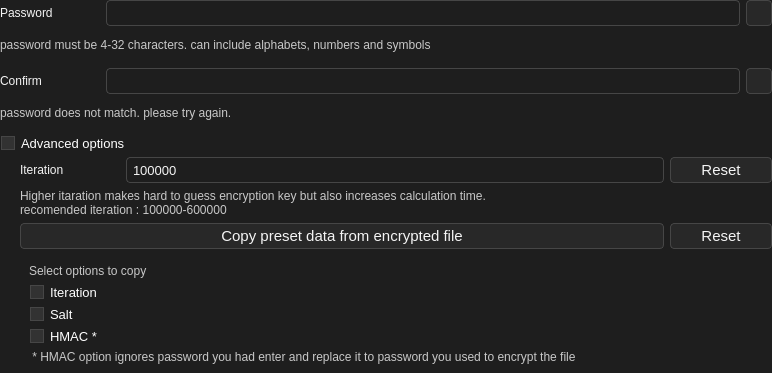
<?xml version="1.0" encoding="UTF-8"?>
<ui version="4.0">
 <class>PasswordWidget</class>
 <widget class="QWidget" name="PasswordWidget">
  <property name="geometry">
   <rect>
    <x>0</x>
    <y>0</y>
    <width>772</width>
    <height>373</height>
   </rect>
  </property>
  <property name="sizePolicy">
   <sizepolicy hsizetype="Preferred" vsizetype="Preferred">
    <horstretch>0</horstretch>
    <verstretch>0</verstretch>
   </sizepolicy>
  </property>
  <property name="windowTitle">
   <string>Form</string>
  </property>
  <property name="styleSheet">
   <string notr="true">QWidget{
	background: rgb(30, 30, 30);
	color: rgb(244, 244, 244);
	font: 12pt &quot;Arial&quot;;
}
QWidget:disabled{
	color: rgb(100, 100, 100);
}

/* LABEL */
QLabel{
	max-width: 100px;
	min-width: 100px;
	min-height: 24px;
	max-height: 24px;
}
#passwordInfoLabel, #confirmInfoLabel, #optionInfoLabel, #iterationInfoLabel, #hmacInfoLabel{
	color: rgb(200, 200, 200);
	max-width: 2000px;
	min-height: 0px;
	max-height: 100px;
	font: 9pt;
}


QLineEdit{
	font: 10pt;
	padding-left: 4px;
	border: 1px solid rgb(70, 70, 70);
	border-radius: 4px;
	min-height: 24px;
	max-height: 24px;
}

QCheckBox{
	padding-left: 1px;
	background: transparent;
	font: 10pt;
	color: rgb(255, 255, 255);
}QCheckBox::indicator{
	background: rgb(50, 50, 50);
	border: 1px solid rgb(70, 70, 70);
}QCheckBox::indicator::checked{
	background: rgb(55, 255, 55);
}


/* button */
QPushButton{
	font: 11pt;
	min-height: 24px;
	background: rgb(40, 40, 40);
	border: 1px solid rgb(70, 70, 70);
	border-radius: 4px;
}QPushButton:hover{
	background: rgb(60, 60, 60);
}
QPushButton::pressed{
	background: rgb(40, 40, 40);
}
#CreateButton{
	min-width: 200px;
	max-width: 200px;
}

#AditionalEncryptionInfoButton{
	color: rgb(0, 0, 255);
	font: 11pt;
	text-decoration: underline;
	border: 0px;
	max-width: 85px;
	background: transparent;
}#AditionalEncryptionInfoButton:hover{
	background: transparent;
}#AditionalEncryptionInfoButton::pressed{
	background: transparent;
	color: rgb(0, 0, 100);
}
#BackButton{
	max-height: 20px;
	min-height: 20px;
	font: 11pt;
}



#passwordVisibilityButton, #confirmVisibilityButton{
	max-height: 24px;
	min-height: 24px;
	max-width: 24px;
	min-width: 24px;
}



#line, #line_2{
	background: rgb(70, 70, 70);
	border: 0px;
	max-height:1px;
	min-height:1px;
	max-width: 2000px;
	min-width: 0px;
}
</string>
  </property>
  <layout class="QVBoxLayout" name="verticalLayout_3">
   <property name="leftMargin">
    <number>0</number>
   </property>
   <property name="topMargin">
    <number>0</number>
   </property>
   <property name="rightMargin">
    <number>0</number>
   </property>
   <property name="bottomMargin">
    <number>0</number>
   </property>
   <item>
    <layout class="QGridLayout" name="gridLayout">
     <property name="horizontalSpacing">
      <number>6</number>
     </property>
     <property name="verticalSpacing">
      <number>2</number>
     </property>
     <item row="0" column="1">
      <widget class="QLineEdit" name="passwordLineEdit">
       <property name="text">
        <string/>
       </property>
       <property name="maxLength">
        <number>32</number>
       </property>
       <property name="echoMode">
        <enum>QLineEdit::EchoMode::Password</enum>
       </property>
       <property name="clearButtonEnabled">
        <bool>false</bool>
       </property>
      </widget>
     </item>
     <item row="0" column="0">
      <widget class="QLabel" name="passwordLabel">
       <property name="text">
        <string>Password</string>
       </property>
      </widget>
     </item>
     <item row="0" column="2">
      <widget class="QPushButton" name="passwordVisibilityButton">
       <property name="text">
        <string/>
       </property>
       <property name="icon">
        <iconset resource="../../asset/resource.qrc">
         <normaloff>:/icons/visibility_off.png</normaloff>
         <normalon>:/icons/visibility_on.png</normalon>:/icons/visibility_off.png</iconset>
       </property>
       <property name="checkable">
        <bool>true</bool>
       </property>
      </widget>
     </item>
     <item row="1" column="0" colspan="3">
      <widget class="QLabel" name="passwordInfoLabel">
       <property name="text">
        <string>password must be 4-32 characters. can include alphabets, numbers and symbols</string>
       </property>
       <property name="wordWrap">
        <bool>true</bool>
       </property>
      </widget>
     </item>
    </layout>
   </item>
   <item>
    <layout class="QGridLayout" name="gridLayout_4">
     <property name="horizontalSpacing">
      <number>6</number>
     </property>
     <property name="verticalSpacing">
      <number>2</number>
     </property>
     <item row="0" column="1">
      <widget class="QLineEdit" name="confirmLineEdit">
       <property name="maxLength">
        <number>32</number>
       </property>
       <property name="echoMode">
        <enum>QLineEdit::EchoMode::Password</enum>
       </property>
      </widget>
     </item>
     <item row="0" column="0">
      <widget class="QLabel" name="confirmLabel">
       <property name="text">
        <string>Confirm</string>
       </property>
      </widget>
     </item>
     <item row="1" column="0" colspan="3">
      <widget class="QLabel" name="confirmInfoLabel">
       <property name="text">
        <string>password does not match. please try again.</string>
       </property>
      </widget>
     </item>
     <item row="0" column="2">
      <widget class="QPushButton" name="confirmVisibilityButton">
       <property name="text">
        <string/>
       </property>
       <property name="icon">
        <iconset resource="../../asset/resource.qrc">
         <normaloff>:/icons/visibility_off.png</normaloff>
         <normalon>:/icons/visibility_on.png</normalon>:/icons/visibility_off.png</iconset>
       </property>
       <property name="checkable">
        <bool>true</bool>
       </property>
       <property name="flat">
        <bool>false</bool>
       </property>
      </widget>
     </item>
    </layout>
   </item>
   <item>
    <widget class="QCheckBox" name="advancedOptionsCheckbox">
     <property name="text">
      <string>Advanced options</string>
     </property>
    </widget>
   </item>
   <item>
    <widget class="QWidget" name="advancedOptionsLayoutWidget" native="true">
     <layout class="QVBoxLayout" name="verticalLayout_2">
      <property name="leftMargin">
       <number>20</number>
      </property>
      <property name="topMargin">
       <number>0</number>
      </property>
      <property name="rightMargin">
       <number>0</number>
      </property>
      <property name="bottomMargin">
       <number>0</number>
      </property>
      <item>
       <layout class="QHBoxLayout" name="horizontalLayout">
        <property name="spacing">
         <number>6</number>
        </property>
        <item>
         <widget class="QLabel" name="iterationLabel">
          <property name="text">
           <string>Iteration</string>
          </property>
         </widget>
        </item>
        <item>
         <widget class="QLineEdit" name="iterationLineEdit">
          <property name="text">
           <string>100000</string>
          </property>
         </widget>
        </item>
        <item>
         <widget class="QPushButton" name="iterationResetButton">
          <property name="styleSheet">
           <string notr="true">max-width: 100px;
min-width: 100px;</string>
          </property>
          <property name="text">
           <string>Reset</string>
          </property>
         </widget>
        </item>
       </layout>
      </item>
      <item>
       <widget class="QLabel" name="iterationInfoLabel">
        <property name="text">
         <string>Higher itaration makes hard to guess encryption key but also increases calculation time.
recomended iteration : 100000-600000</string>
        </property>
        <property name="wordWrap">
         <bool>true</bool>
        </property>
       </widget>
      </item>
      <item>
       <layout class="QHBoxLayout" name="horizontalLayout_3" stretch="1,0">
        <item>
         <widget class="QPushButton" name="preset_copyButton">
          <property name="sizePolicy">
           <sizepolicy hsizetype="Expanding" vsizetype="Fixed">
            <horstretch>1</horstretch>
            <verstretch>0</verstretch>
           </sizepolicy>
          </property>
          <property name="styleSheet">
           <string notr="true">padding: 0px 10px;
min-width: 0px;
max-width: 1000px;</string>
          </property>
          <property name="text">
           <string>Copy preset data from encrypted file</string>
          </property>
         </widget>
        </item>
        <item>
         <widget class="QPushButton" name="preset_resetButton">
          <property name="maximumSize">
           <size>
            <width>102</width>
            <height>16777215</height>
           </size>
          </property>
          <property name="styleSheet">
           <string notr="true">max-width: 100px;
min-width: 100px;</string>
          </property>
          <property name="text">
           <string>Reset</string>
          </property>
         </widget>
        </item>
       </layout>
      </item>
      <item>
       <widget class="QWidget" name="presetOptionsLayoutWidget" native="true">
        <property name="sizePolicy">
         <sizepolicy hsizetype="Expanding" vsizetype="Preferred">
          <horstretch>0</horstretch>
          <verstretch>0</verstretch>
         </sizepolicy>
        </property>
        <layout class="QVBoxLayout" name="verticalLayout">
         <item>
          <widget class="QLabel" name="optionInfoLabel">
           <property name="text">
            <string>Select options to copy</string>
           </property>
          </widget>
         </item>
         <item>
          <widget class="QCheckBox" name="preset_iterationCheckbox">
           <property name="text">
            <string>Iteration</string>
           </property>
          </widget>
         </item>
         <item>
          <widget class="QCheckBox" name="preset_saltCheckbox">
           <property name="text">
            <string>Salt</string>
           </property>
          </widget>
         </item>
         <item>
          <widget class="QCheckBox" name="preset_hmacCheckbox">
           <property name="text">
            <string>HMAC *</string>
           </property>
          </widget>
         </item>
         <item>
          <widget class="QLabel" name="hmacInfoLabel">
           <property name="text">
            <string> * HMAC option ignores password you had enter and replace it to password you used to encrypt the file</string>
           </property>
           <property name="wordWrap">
            <bool>true</bool>
           </property>
          </widget>
         </item>
        </layout>
       </widget>
      </item>
     </layout>
    </widget>
   </item>
  </layout>
 </widget>
 <resources>
  <include location="../../asset/resource.qrc"/>
 </resources>
 <connections/>
</ui>
